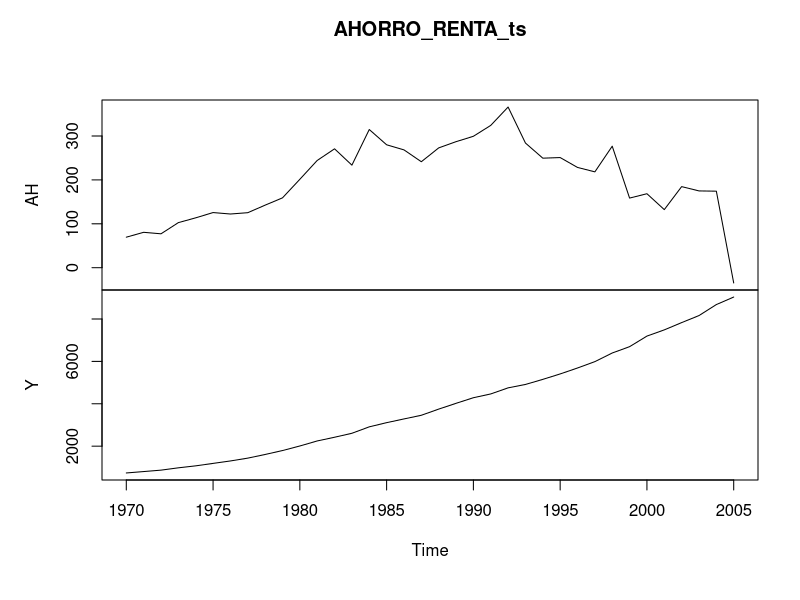

Write R code to recreate this figure.
library(tidyverse)
library(dynlm)
library(car)
library(lmtest)
#
SAV_USA <- read_csv("SAV_USA.csv")
AHORRO_RENTA_ts <- ts(SAV_USA[,2:3], start=c(1970), end = c(2005))
plot(AHORRO_RENTA_ts)
#
AH <- AHORRO_RENTA_ts[,"AH"]
Y <- AHORRO_RENTA_ts[,"Y"] 
#
# Modelo A
S(dynlm_A <- dynlm(AH ~ L(AH, 1:2)))
#
# Modelo B
#
S(dynlm_B <- dynlm(AH ~ L(AH, 1:1) + L(Y, 0:0)))
#
# Contraste de Cox
#
coxtest(dynlm_A, dynlm_B)
#
#  Contraste J de Davidson y MacKinnon
#
jtest(dynlm_A, dynlm_B)
#
# Modelo anidado
#
S(dynlm_AB <- dynlm(AH ~ L(AH, 1:2)  + L(Y, 0:0)))
#
